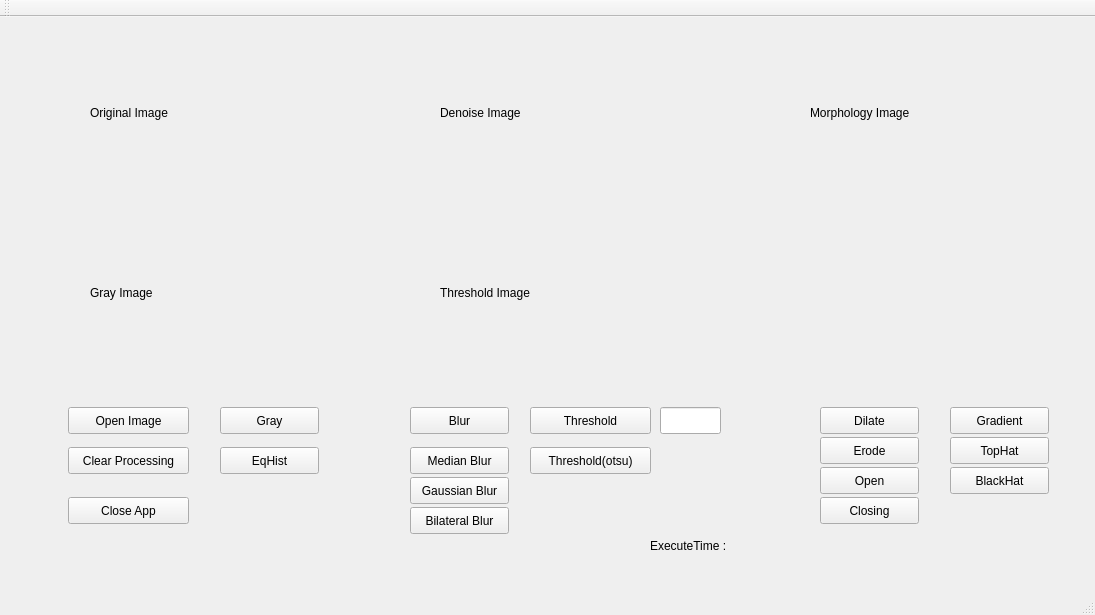
<?xml version="1.0" encoding="UTF-8"?>
<ui version="4.0">
 <class>MainWindow</class>
 <widget class="QMainWindow" name="MainWindow">
  <property name="geometry">
   <rect>
    <x>0</x>
    <y>0</y>
    <width>1095</width>
    <height>615</height>
   </rect>
  </property>
  <property name="windowTitle">
   <string>MainWindow</string>
  </property>
  <widget class="QWidget" name="centralWidget">
   <widget class="QPushButton" name="open_button">
    <property name="geometry">
     <rect>
      <x>68</x>
      <y>390</y>
      <width>121</width>
      <height>27</height>
     </rect>
    </property>
    <property name="text">
     <string>Open Image</string>
    </property>
   </widget>
   <widget class="QPushButton" name="gray_button">
    <property name="geometry">
     <rect>
      <x>220</x>
      <y>390</y>
      <width>99</width>
      <height>27</height>
     </rect>
    </property>
    <property name="text">
     <string>Gray</string>
    </property>
   </widget>
   <widget class="QPushButton" name="clear_button">
    <property name="geometry">
     <rect>
      <x>68</x>
      <y>430</y>
      <width>121</width>
      <height>27</height>
     </rect>
    </property>
    <property name="text">
     <string>Clear Processing</string>
    </property>
   </widget>
   <widget class="QPushButton" name="eqhist_button">
    <property name="geometry">
     <rect>
      <x>220</x>
      <y>430</y>
      <width>99</width>
      <height>27</height>
     </rect>
    </property>
    <property name="text">
     <string>EqHist</string>
    </property>
   </widget>
   <widget class="QPushButton" name="close_button">
    <property name="geometry">
     <rect>
      <x>68</x>
      <y>480</y>
      <width>121</width>
      <height>27</height>
     </rect>
    </property>
    <property name="text">
     <string>Close App</string>
    </property>
   </widget>
   <widget class="QPushButton" name="blur_button">
    <property name="geometry">
     <rect>
      <x>410</x>
      <y>390</y>
      <width>99</width>
      <height>27</height>
     </rect>
    </property>
    <property name="text">
     <string>Blur</string>
    </property>
   </widget>
   <widget class="QPushButton" name="median_blur_button">
    <property name="geometry">
     <rect>
      <x>410</x>
      <y>430</y>
      <width>99</width>
      <height>27</height>
     </rect>
    </property>
    <property name="text">
     <string>Median Blur</string>
    </property>
   </widget>
   <widget class="QPushButton" name="gaussian_blur_button">
    <property name="geometry">
     <rect>
      <x>410</x>
      <y>460</y>
      <width>99</width>
      <height>27</height>
     </rect>
    </property>
    <property name="text">
     <string>Gaussian Blur</string>
    </property>
   </widget>
   <widget class="QPushButton" name="bilateral_blur_button">
    <property name="geometry">
     <rect>
      <x>410</x>
      <y>490</y>
      <width>99</width>
      <height>27</height>
     </rect>
    </property>
    <property name="text">
     <string>Bilateral Blur</string>
    </property>
   </widget>
   <widget class="QPushButton" name="threshold_button">
    <property name="geometry">
     <rect>
      <x>530</x>
      <y>390</y>
      <width>121</width>
      <height>27</height>
     </rect>
    </property>
    <property name="text">
     <string>Threshold</string>
    </property>
   </widget>
   <widget class="QPushButton" name="threshold_otsu_button">
    <property name="geometry">
     <rect>
      <x>530</x>
      <y>430</y>
      <width>121</width>
      <height>27</height>
     </rect>
    </property>
    <property name="text">
     <string>Threshold(otsu)</string>
    </property>
   </widget>
   <widget class="QPushButton" name="dilate_button">
    <property name="geometry">
     <rect>
      <x>820</x>
      <y>390</y>
      <width>99</width>
      <height>27</height>
     </rect>
    </property>
    <property name="text">
     <string>Dilate</string>
    </property>
   </widget>
   <widget class="QPushButton" name="erode_button">
    <property name="geometry">
     <rect>
      <x>820</x>
      <y>420</y>
      <width>99</width>
      <height>27</height>
     </rect>
    </property>
    <property name="text">
     <string>Erode</string>
    </property>
   </widget>
   <widget class="QPushButton" name="morph_open_button">
    <property name="geometry">
     <rect>
      <x>820</x>
      <y>450</y>
      <width>99</width>
      <height>27</height>
     </rect>
    </property>
    <property name="text">
     <string>Open</string>
    </property>
   </widget>
   <widget class="QPushButton" name="morph_closing_button">
    <property name="geometry">
     <rect>
      <x>820</x>
      <y>480</y>
      <width>99</width>
      <height>27</height>
     </rect>
    </property>
    <property name="text">
     <string>Closing</string>
    </property>
   </widget>
   <widget class="QPushButton" name="morph_gradient_button">
    <property name="geometry">
     <rect>
      <x>950</x>
      <y>390</y>
      <width>99</width>
      <height>27</height>
     </rect>
    </property>
    <property name="text">
     <string>Gradient</string>
    </property>
   </widget>
   <widget class="QPushButton" name="morph_tophat_button">
    <property name="geometry">
     <rect>
      <x>950</x>
      <y>420</y>
      <width>99</width>
      <height>27</height>
     </rect>
    </property>
    <property name="text">
     <string>TopHat</string>
    </property>
   </widget>
   <widget class="QPushButton" name="morph_blackhat_button">
    <property name="geometry">
     <rect>
      <x>950</x>
      <y>450</y>
      <width>99</width>
      <height>27</height>
     </rect>
    </property>
    <property name="text">
     <string>BlackHat</string>
    </property>
   </widget>
   <widget class="QLabel" name="uiImg1">
    <property name="geometry">
     <rect>
      <x>90</x>
      <y>20</y>
      <width>221</width>
      <height>151</height>
     </rect>
    </property>
    <property name="text">
     <string>Original Image</string>
    </property>
   </widget>
   <widget class="QLabel" name="uiImg2">
    <property name="geometry">
     <rect>
      <x>90</x>
      <y>200</y>
      <width>251</width>
      <height>151</height>
     </rect>
    </property>
    <property name="text">
     <string>Gray Image</string>
    </property>
   </widget>
   <widget class="QLabel" name="uiImg3">
    <property name="geometry">
     <rect>
      <x>440</x>
      <y>20</y>
      <width>251</width>
      <height>151</height>
     </rect>
    </property>
    <property name="text">
     <string>Denoise Image</string>
    </property>
   </widget>
   <widget class="QLabel" name="uiImg4">
    <property name="geometry">
     <rect>
      <x>440</x>
      <y>200</y>
      <width>251</width>
      <height>151</height>
     </rect>
    </property>
    <property name="text">
     <string>Threshold Image</string>
    </property>
   </widget>
   <widget class="QLabel" name="uiImg5">
    <property name="geometry">
     <rect>
      <x>810</x>
      <y>20</y>
      <width>251</width>
      <height>151</height>
     </rect>
    </property>
    <property name="text">
     <string>Morphology Image</string>
    </property>
   </widget>
   <widget class="QLineEdit" name="lineEdit">
    <property name="geometry">
     <rect>
      <x>660</x>
      <y>390</y>
      <width>61</width>
      <height>27</height>
     </rect>
    </property>
   </widget>
   <widget class="QLabel" name="time_label">
    <property name="geometry">
     <rect>
      <x>760</x>
      <y>520</y>
      <width>111</width>
      <height>17</height>
     </rect>
    </property>
    <property name="text">
     <string/>
    </property>
   </widget>
   <widget class="QLabel" name="label_2">
    <property name="geometry">
     <rect>
      <x>650</x>
      <y>520</y>
      <width>111</width>
      <height>17</height>
     </rect>
    </property>
    <property name="text">
     <string>ExecuteTime : </string>
    </property>
   </widget>
  </widget>
  <widget class="QMenuBar" name="menuBar">
   <property name="geometry">
    <rect>
     <x>0</x>
     <y>0</y>
     <width>1095</width>
     <height>25</height>
    </rect>
   </property>
  </widget>
  <widget class="QToolBar" name="mainToolBar">
   <attribute name="toolBarArea">
    <enum>TopToolBarArea</enum>
   </attribute>
   <attribute name="toolBarBreak">
    <bool>false</bool>
   </attribute>
  </widget>
  <widget class="QStatusBar" name="statusBar"/>
 </widget>
 <layoutdefault spacing="6" margin="11"/>
 <resources/>
 <connections/>
</ui>
